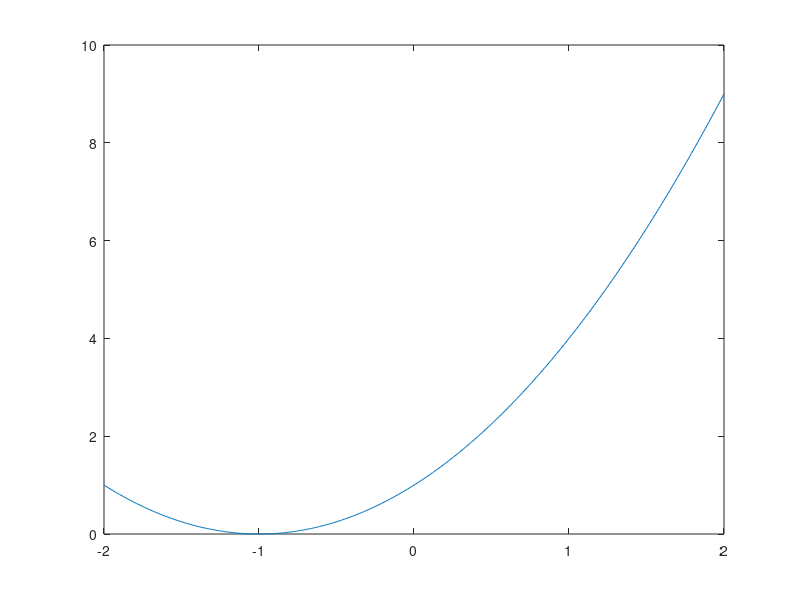

The MATLAB script that drew this image: (Note: this script raises an error after producing the figure.)
%%
% Plot 2D GD example
%%

clear all;
close all;

addpath('../optimizer');

f = @(x) x.^2 + 2*x + 1;
X = -2:0.01:2;
Y = f(X);
plot(X, Y);
axis([-2, 2, 0, 10]);
hold on;

lambda = 0.3;
eps = 0.01;
a = 0.1;
x = -2;
k = 0;

for k_ = 1:100
    fprintf("%d: x = %f, y = %f\n", k, x, f(x));
    
    [fin, k, xn] = GD(f, x, a, k, eps);
    if fin
        break
    end
    
    plot(xn, f(xn), 'ro');
    plot([x, xn], [f(x), f(xn)], 'r-');
    drawnow;
    x = xn;
end
